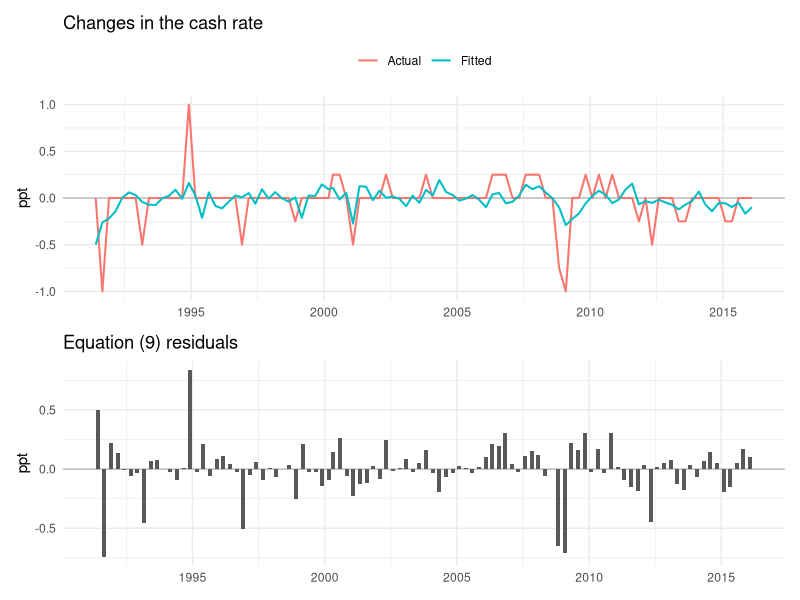

Reproduce this figure in R.
# Bishop & Tulip (2017), Equation (9): exact public-replication specification
#
# Delta r_m = alpha + phi*piF_m + gamma*yF_m + lambda*piFrev_m
#             + theta*yFrev_m + rho*uNowcast_m + beta*r_{m-1} + epsilon_m

library(readxl)
library(sandwich)
library(lmtest)
library(car)
library(ggplot2)
library(patchwork)

#Set your working directory here. 

setwd("C:/Users/Ben/Documents/UNSW course/Presentation/Australian replication/extension")

# All generated files are written to an "output" subfolder.
out_dir <- "output"
if (!dir.exists(out_dir)) dir.create(out_dir, recursive = TRUE)
outp <- function(f) file.path(out_dir, f)

q <- as.data.frame(read_excel("data.xlsx", sheet = "STATA_q"))
q <- q[order(q$year, q$quarter), ]
q$qidx <- q$year + (q$quarter - 1) / 4

reg_vars <- c(
  "cr_change", "yeinff_2", "yegdpf_2", "yeinff_2r",
  "yegdpf_2r", "unef_0", "cr_prev"
)

# Stata replication:
# newey ... if qtr>=tq(1991q1), lag(1) force
eligible <- q$qidx >= 1991.00
d <- q[eligible & complete.cases(q[, reg_vars]), ]
stopifnot(nrow(d) == 100)
stopifnot(d$year[1] == 1991, d$quarter[1] == 2)
stopifnot(d$year[nrow(d)] == 2016, d$quarter[nrow(d)] == 1)

fit <- lm(
  cr_change ~ yeinff_2 + yegdpf_2 + yeinff_2r +
    yegdpf_2r + unef_0 + cr_prev,
  data = d
)

# Exact analogue of Stata newey ..., lag(1): Bartlett HAC, one lag,
# no prewhitening, with finite-sample adjustment.
nw_vcov <- NeweyWest(fit, lag = 1, prewhite = FALSE, adjust = TRUE)
nw_test <- coeftest(fit, vcov. = nw_vcov)

cat("\n=== Equation (9): OLS coefficients and Newey-West HAC SEs ===\n")
print(nw_test)

# Stata's post-newey test is reported as a Wald chi-squared test. Explicitly
# request Chisq here; car::linearHypothesis otherwise defaults to an F test for lm.
joint_inf <- linearHypothesis(
  fit, c("yeinff_2 = 0", "yeinff_2r = 0"),
  vcov. = nw_vcov, test = "Chisq"
)
joint_gdp <- linearHypothesis(
  fit, c("yegdpf_2 = 0", "yegdpf_2r = 0"),
  vcov. = nw_vcov, test = "Chisq"
)
inf_sum_test <- linearHypothesis(
  fit, "yeinff_2 + yeinff_2r = 0",
  vcov. = nw_vcov, test = "Chisq"
)
gdp_sum_test <- linearHypothesis(
  fit, "yegdpf_2 + yegdpf_2r = 0",
  vcov. = nw_vcov, test = "Chisq"
)

cat("\n=== Joint Wald tests ===\n")
cat("Inflation forecast level and revision jointly zero:\n")
print(joint_inf)
cat("GDP forecast level and revision jointly zero:\n")
print(joint_gdp)

inf_sum <- coef(fit)["yeinff_2"] + coef(fit)["yeinff_2r"]
gdp_sum <- coef(fit)["yegdpf_2"] + coef(fit)["yegdpf_2r"]
cat(sprintf("\nInflation-coefficient sum = %.6f (paper: 0.19)\n", inf_sum))
cat(sprintf("GDP-coefficient sum       = %.6f (paper: 0.06)\n", gdp_sum))

r2 <- summary(fit)$r.squared
adj_r2 <- summary(fit)$adj.r.squared
dw <- dwtest(fit)
cat(sprintf("\nUnadjusted R-squared = %.6f\n", r2))
cat(sprintf("Adjusted R-squared   = %.6f\n", adj_r2))
cat(sprintf("Durbin-Watson        = %.6f\n", unname(dw$statistic)))
cat("Note: Table B1 labels 0.20 as adjusted R-squared, but 0.20 matches\n")
cat("the unadjusted R-squared in the released data; the adjusted value is about 0.153.\n")

# Table B1 audit
paper_targets <- data.frame(
  term = c("(Intercept)", "yeinff_2", "yegdpf_2", "yeinff_2r",
           "yegdpf_2r", "unef_0", "cr_prev"),
  paper_coef = c(-0.10, -0.05, 0.05, 0.24, 0.01, 0.00, 0.01),
  paper_se = c(0.19, 0.05, 0.03, 0.08, 0.05, 0.01, 0.02),
  stringsAsFactors = FALSE
)
results <- data.frame(
  term = rownames(nw_test),
  estimate = nw_test[, 1],
  hac_se = nw_test[, 2],
  stringsAsFactors = FALSE
)
audit <- merge(paper_targets, results, by = "term", all.x = TRUE, sort = FALSE)
audit <- audit[match(paper_targets$term, audit$term), ]
audit$coef_difference <- audit$estimate - audit$paper_coef
audit$se_difference <- audit$hac_se - audit$paper_se
cat("\n=== Audit against Table B1 ===\n")
print(audit, digits = 4, row.names = FALSE)

# The policy-shock series is the OLS residual. HAC affects inference only; it does
# not change fitted values or residuals.
shocks <- data.frame(
  year = d$year,
  quarter = d$quarter,
  date_inf_fore = d$date_inf_fore,
  shock = residuals(fit)
)
write.csv(shocks, outp("task1_shocks.csv"), row.names = FALSE)
cat(sprintf("\nSaved %d shocks: %dQ%d to %dQ%d\n",
            nrow(shocks), shocks$year[1], shocks$quarter[1],
            shocks$year[nrow(shocks)], shocks$quarter[nrow(shocks)]))

# Optional Figure 4-style diagnostic. Handle either Date/POSIX or Excel serial dates.
to_date <- function(x) {
  if (inherits(x, "Date")) return(x)
  if (inherits(x, "POSIXt")) return(as.Date(x))
  as.Date(x, origin = "1899-12-30")
}
plot_df <- data.frame(
  date = to_date(d$date_inf_fore),
  actual = d$cr_change,
  fitted = fitted(fit),
  residual = residuals(fit)
)

p_top <- ggplot(plot_df, aes(date)) +
  geom_hline(yintercept = 0, colour = "grey60", linewidth = 0.3) +
  geom_line(aes(y = actual, colour = "Actual"), linewidth = 0.7) +
  geom_line(aes(y = fitted, colour = "Fitted"), linewidth = 0.7) +
  labs(title = "Changes in the cash rate", x = NULL, y = "ppt", colour = NULL) +
  theme_minimal(base_size = 11) + theme(legend.position = "top")

p_bottom <- ggplot(plot_df, aes(date, residual)) +
  geom_hline(yintercept = 0, colour = "grey60", linewidth = 0.3) +
  geom_col(width = 55) +
  labs(title = "Equation (9) residuals", x = NULL, y = "ppt") +
  theme_minimal(base_size = 11)

ggsave(outp("extension_monetary_shocks.png"), p_top / p_bottom,
       width = 8.5, height = 6.5, dpi = 150)

saveRDS(
  list(fit = fit, nw_vcov = nw_vcov, nw_test = nw_test,
       joint_inf = joint_inf, joint_gdp = joint_gdp,
       inf_sum_test = inf_sum_test, gdp_sum_test = gdp_sum_test,
       r2 = r2, adj_r2 = adj_r2, dw = dw, audit = audit,
       shocks = shocks),
  outp("task1_results_reviewed.rds")
)
